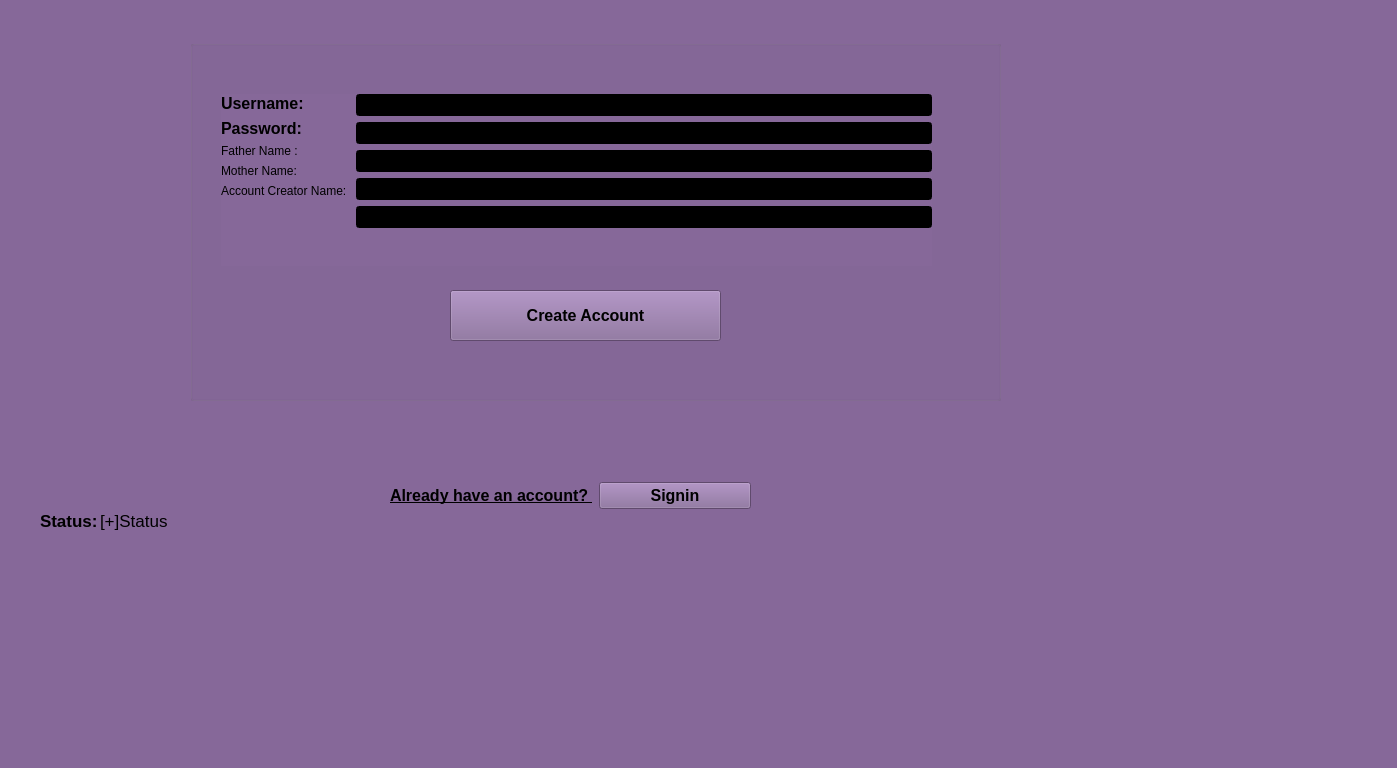
<?xml version="1.0" encoding="UTF-8"?>
<ui version="4.0">
 <class>MainWindow</class>
 <widget class="QMainWindow" name="MainWindow">
  <property name="geometry">
   <rect>
    <x>0</x>
    <y>0</y>
    <width>1397</width>
    <height>768</height>
   </rect>
  </property>
  <property name="windowTitle">
   <string>MainWindow</string>
  </property>
  <property name="styleSheet">
   <string notr="true">background-color: rgb(134, 104, 153);</string>
  </property>
  <widget class="QWidget" name="centralwidget">
   <widget class="QWidget" name="layoutWidget">
    <property name="geometry">
     <rect>
      <x>390</x>
      <y>450</y>
      <width>361</width>
      <height>91</height>
     </rect>
    </property>
    <layout class="QHBoxLayout" name="horizontalLayout_3">
     <item>
      <widget class="QLabel" name="label_3">
       <property name="font">
        <font>
         <family>Segoe UI</family>
         <pointsize>12</pointsize>
         <italic>false</italic>
         <bold>true</bold>
         <underline>true</underline>
        </font>
       </property>
       <property name="styleSheet">
        <string notr="true">font: 700 12pt &quot;Segoe UI&quot;;</string>
       </property>
       <property name="text">
        <string>Already have an account? </string>
       </property>
      </widget>
     </item>
     <item>
      <widget class="QPushButton" name="handle_Signin">
       <property name="font">
        <font>
         <family>Segoe UI</family>
         <pointsize>12</pointsize>
         <italic>false</italic>
         <bold>true</bold>
        </font>
       </property>
       <property name="styleSheet">
        <string notr="true">font: 700 12pt &quot;Segoe UI&quot;;</string>
       </property>
       <property name="text">
        <string>Signin</string>
       </property>
      </widget>
     </item>
    </layout>
   </widget>
   <widget class="QLabel" name="Status">
    <property name="geometry">
     <rect>
      <x>100</x>
      <y>510</y>
      <width>241</width>
      <height>21</height>
     </rect>
    </property>
    <property name="font">
     <font>
      <pointsize>13</pointsize>
     </font>
    </property>
    <property name="text">
     <string>[+]Status</string>
    </property>
   </widget>
   <widget class="QLabel" name="label_4">
    <property name="geometry">
     <rect>
      <x>40</x>
      <y>510</y>
      <width>61</width>
      <height>21</height>
     </rect>
    </property>
    <property name="font">
     <font>
      <pointsize>13</pointsize>
      <bold>true</bold>
     </font>
    </property>
    <property name="text">
     <string>Status: </string>
    </property>
   </widget>
   <widget class="QGroupBox" name="groupBox">
    <property name="geometry">
     <rect>
      <x>190</x>
      <y>40</y>
      <width>811</width>
      <height>361</height>
     </rect>
    </property>
    <property name="title">
     <string/>
    </property>
    <widget class="QPushButton" name="account_Creation">
     <property name="geometry">
      <rect>
       <x>260</x>
       <y>250</y>
       <width>271</width>
       <height>51</height>
      </rect>
     </property>
     <property name="font">
      <font>
       <family>Segoe UI</family>
       <pointsize>12</pointsize>
       <italic>false</italic>
       <bold>true</bold>
      </font>
     </property>
     <property name="styleSheet">
      <string notr="true">font: 700 12pt &quot;Segoe UI&quot;;
border-color: rgb(187, 255, 206);
alternate-background-color: rgb(255, 170, 127);</string>
     </property>
     <property name="text">
      <string>Create Account</string>
     </property>
    </widget>
    <widget class="QWidget" name="layoutWidget">
     <property name="geometry">
      <rect>
       <x>31</x>
       <y>54</y>
       <width>711</width>
       <height>172</height>
      </rect>
     </property>
     <layout class="QFormLayout" name="formLayout_2">
      <item row="0" column="0">
       <layout class="QFormLayout" name="formLayout">
        <item row="0" column="0">
         <widget class="QLabel" name="label_2">
          <property name="font">
           <font>
            <family>Segoe UI</family>
            <pointsize>12</pointsize>
            <italic>false</italic>
            <bold>true</bold>
           </font>
          </property>
          <property name="styleSheet">
           <string notr="true">font: 700 12pt &quot;Segoe UI&quot;;</string>
          </property>
          <property name="text">
           <string>Username: </string>
          </property>
         </widget>
        </item>
        <item row="1" column="0">
         <widget class="QLabel" name="label">
          <property name="font">
           <font>
            <family>Segoe UI</family>
            <pointsize>12</pointsize>
            <italic>false</italic>
            <bold>true</bold>
           </font>
          </property>
          <property name="styleSheet">
           <string notr="true">font: 700 12pt &quot;Segoe UI&quot;;</string>
          </property>
          <property name="text">
           <string>Password: </string>
          </property>
         </widget>
        </item>
        <item row="2" column="0">
         <widget class="QLabel" name="label_5">
          <property name="styleSheet">
           <string notr="true">font: 700 12pt &quot;Segoe UI&quot;;</string>
          </property>
          <property name="text">
           <string>Father Name : </string>
          </property>
         </widget>
        </item>
        <item row="3" column="0">
         <widget class="QLabel" name="label_6">
          <property name="styleSheet">
           <string notr="true">font: 700 12pt &quot;Segoe UI&quot;;</string>
          </property>
          <property name="text">
           <string>Mother Name: </string>
          </property>
         </widget>
        </item>
        <item row="4" column="0">
         <widget class="QLabel" name="label_7">
          <property name="styleSheet">
           <string notr="true">font: 700 12pt &quot;Segoe UI&quot;;</string>
          </property>
          <property name="text">
           <string>Account Creator Name: </string>
          </property>
         </widget>
        </item>
       </layout>
      </item>
      <item row="0" column="1">
       <layout class="QGridLayout" name="gridLayout">
        <item row="0" column="0">
         <widget class="QLineEdit" name="UserTxt">
          <property name="styleSheet">
           <string notr="true">
background-color: rgb(0, 0, 0);
selection-color: rgb(0, 0, 0);</string>
          </property>
          <property name="text">
           <string/>
          </property>
         </widget>
        </item>
        <item row="1" column="0">
         <widget class="QLineEdit" name="PasswordTxt">
          <property name="styleSheet">
           <string notr="true">background-color: rgb(0, 0, 0);</string>
          </property>
          <property name="text">
           <string/>
          </property>
         </widget>
        </item>
        <item row="2" column="0">
         <widget class="QLineEdit" name="f_name">
          <property name="styleSheet">
           <string notr="true">background-color: rgb(0,0, 0);</string>
          </property>
         </widget>
        </item>
        <item row="3" column="0">
         <widget class="QLineEdit" name="mother_name">
          <property name="styleSheet">
           <string notr="true">background-color: rgb(0,0, 0);</string>
          </property>
         </widget>
        </item>
        <item row="4" column="0">
         <widget class="QLineEdit" name="full_name">
          <property name="styleSheet">
           <string notr="true">background-color: rgb(0,0, 0);</string>
          </property>
         </widget>
        </item>
       </layout>
      </item>
     </layout>
    </widget>
   </widget>
  </widget>
  <widget class="QMenuBar" name="menubar">
   <property name="geometry">
    <rect>
     <x>0</x>
     <y>0</y>
     <width>1397</width>
     <height>25</height>
    </rect>
   </property>
  </widget>
  <widget class="QStatusBar" name="statusbar"/>
 </widget>
 <resources/>
 <connections/>
</ui>
